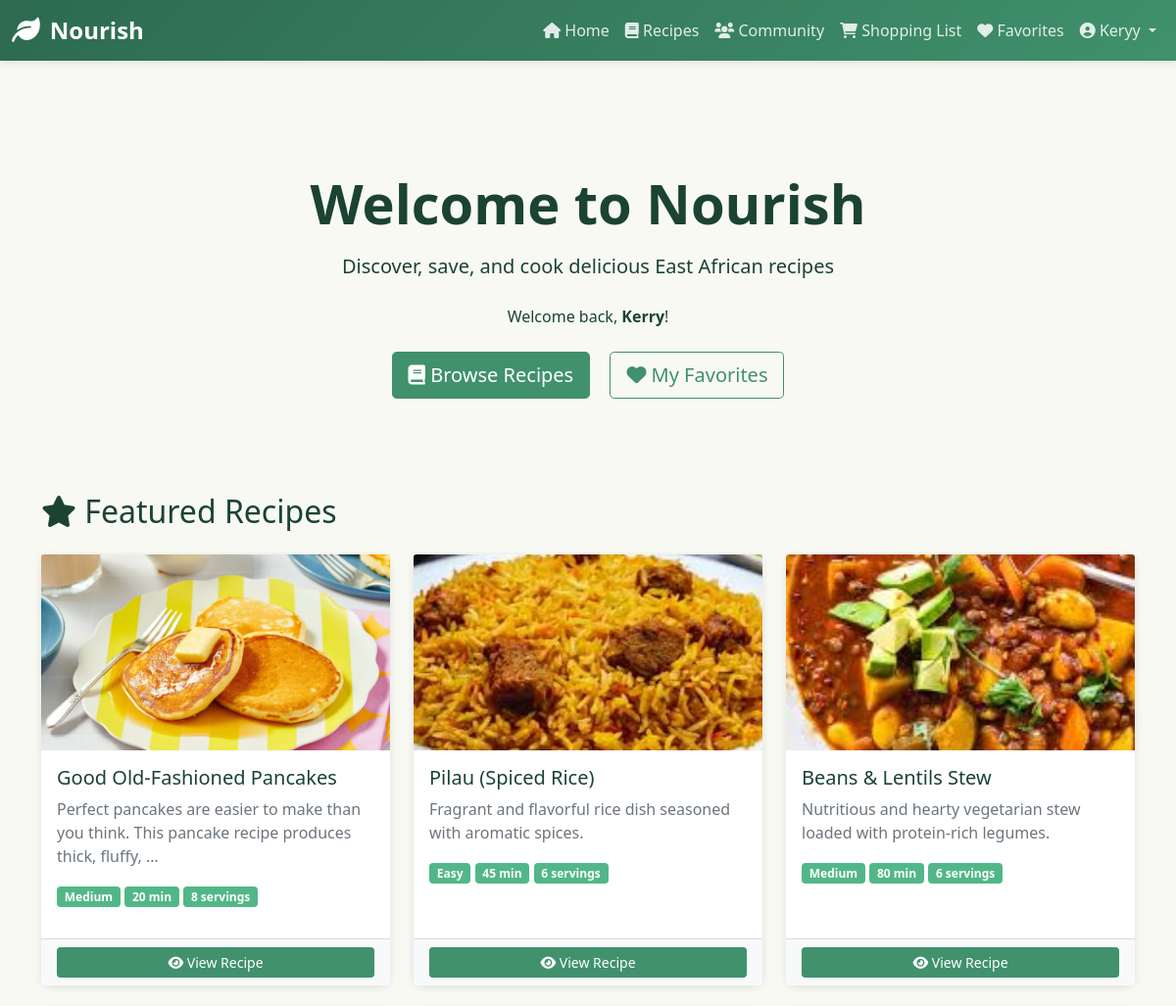
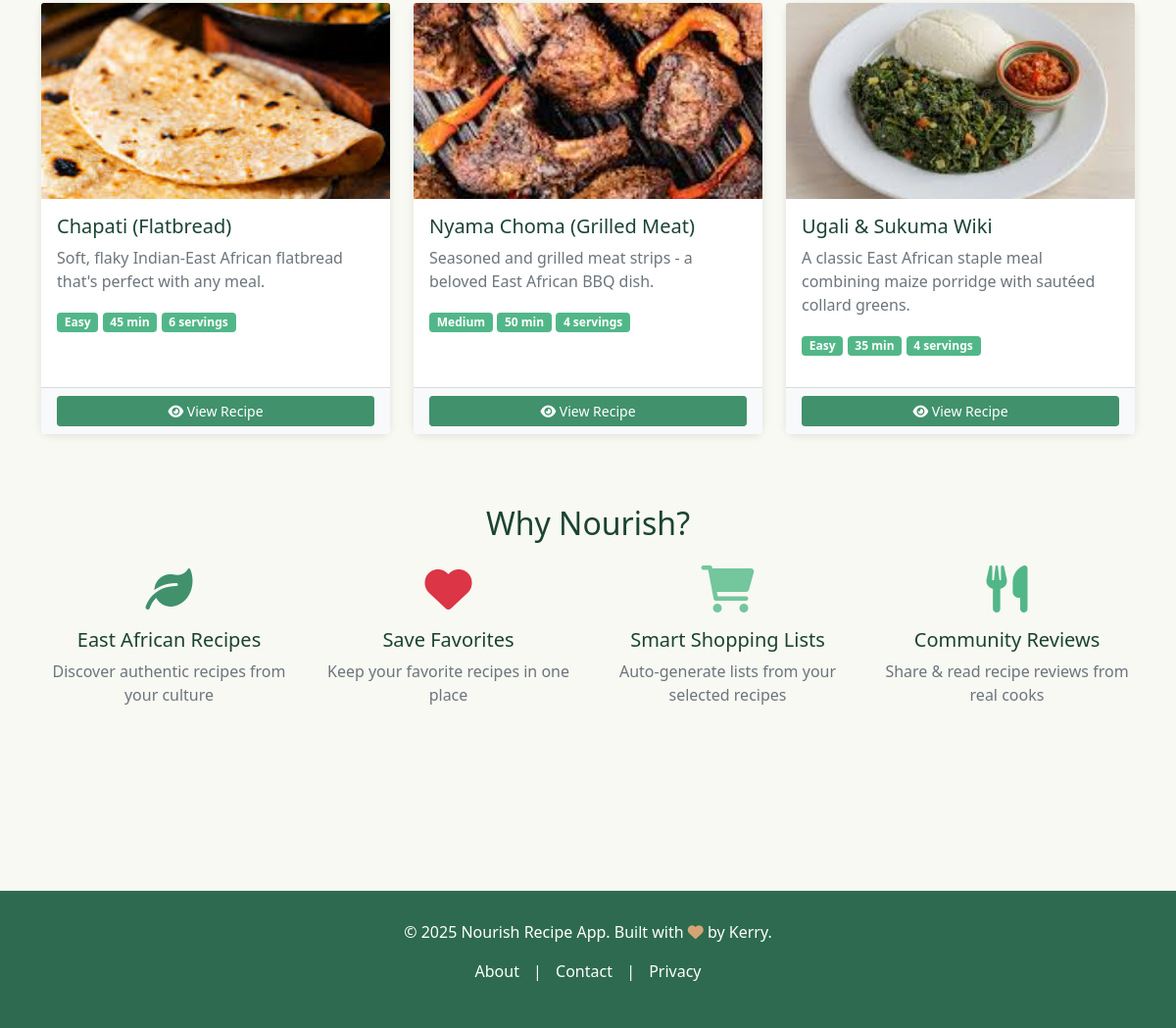
Screenshot of / (signed in) with the database file from the repository (2 pictures, top to bottom).
### ingredient/models.py (models this page shows, shortened)
class Recipe(models.Model):
  DIFFICULTY_CHOICES = [
      ('easy', 'Easy'),
      ('medium', 'Medium'),
      ('hard', 'Hard'),
  ]
  CATEGORY_CHOICES = [
      ('breakfast', 'Breakfast'),
      ('lunch', 'Lunch'),
      ('dinner', 'Dinner'),
      ('snack', 'Snack'),
      ('dessert', 'Dessert'),
      ('beverage', 'Beverage'),
      ('other', 'Other'),
  ]
  title = models.CharField(max_length=255)
  description = models.TextField(blank=True)
  prep_time = models.IntegerField(default=15, help_text="minutes")
  cook_time = models.IntegerField(default=30, help_text="minutes")
  servings = models.IntegerField(default=4)
  difficulty = models.CharField(max_length=50, choices=DIFFICULTY_CHOICES, default='medium')
  category = models.CharField(max_length=50, choices=CATEGORY_CHOICES, default='other')
  image = models.ImageField(upload_to='recipe_images/', blank=True, null=True)
  created_by = models.ForeignKey(User, on_delete=models.CASCADE, related_name='recipes', null=True, blank=True)
  created_at = models.DateTimeField(auto_now_add=True)
  updated_at = models.DateTimeField(auto_now=True)
  is_published = models.BooleanField(default=True)
  views_count = models.IntegerField(default=0)
  def average_rating(self):
    ratings = self.ratings.all()
    if ratings.count() == 0:
      return 0
    return sum([r.score for r in ratings]) / ratings.count()
  class Meta:
    ordering = ['-created_at']

### ingredient/views.py (the view)
# urls.py: path('', ingredient_views.home, name='home'),
def home(request):
  recipes = Recipe.objects.filter(is_published=True)[:12]
  return render(request, 'index.html', {'recipes': recipes})

### ingredient/templates/index.html (shortened to what this page needs)
{% extends 'base.html' %}
{% load static %}
{% block content %}
<section class="hero py-5 mb-5">
    <div class="text-center">
        <h1 class="display-4 fw-bold mb-3">Welcome to Nourish</h1>
        <p class="lead mb-4">Discover, save, and cook delicious East African recipes</p>
        {% if user.is_authenticated %}
        <p class="mb-4">Welcome back, <strong>{{ user.first_name|default:user.username }}</strong>!</p>
        <div>
            <a href="{% url 'recipes' %}" class="btn btn-primary btn-lg me-3">
                <i class="fas fa-book"></i> Browse Recipes
            </a>
            <a href="{% url 'my_favorites' %}" class="btn btn-outline-primary btn-lg">
                <i class="fas fa-heart"></i> My Favorites
            </a>
        </div>
        {% endif %}
    </div>
</section>
{% if recipes %}
<section class="featured-recipes mb-5">
    <h2 class="mb-4"><i class="fas fa-star"></i> Featured Recipes</h2>
    <div class="row">
        {% for recipe in recipes %}
        <div class="col-md-6 col-lg-4 mb-4">
            <div class="card h-100">
                {% if recipe.image %}
                {% if 'recipe_images/' in recipe.image.name %}
                <img src="{{ recipe.image.url }}" class="card-img-top" alt="{{ recipe.title }}"
                    style="height: 200px; object-fit: cover;">
                {% else %}
                <img src="{% static 'images/' %}{{ recipe.image }}" class="card-img-top" alt="{{ recipe.title }}"
                    style="height: 200px; object-fit: cover;">
                {% endif %}
                {% else %}
                <div class="card-img-top bg-light d-flex align-items-center justify-content-center"
                    style="height: 200px;">
                    <i class="fas fa-utensils fa-3x text-muted"></i>
                </div>
                {% endif %}
                <div class="card-body">
                    <h5 class="card-title">{{ recipe.title }}</h5>
                    <p class="card-text text-muted">{{ recipe.description|truncatewords:15 }}</p>
                    <div class="recipe-meta mb-3">
                        <span class="badge bg-success">{{ recipe.difficulty|title }}</span>
                        <span class="badge bg-success">{{ recipe.prep_time|add:recipe.cook_time }} min</span>
                        <span class="badge bg-success">{{ recipe.servings }} servings</span>
                    </div>
                </div>
                <div class="card-footer bg-light">
                    <a href="{% url 'recipe_detail' recipe.id %}" class="btn btn-sm btn-primary w-100">
                        <i class="fas fa-eye"></i> View Recipe
                    </a>
                </div>
            </div>
        </div>
        {% endfor %}
    </div>
</section>
{% endif %}
<section class="features mb-5">
    <h2 class="mb-4 text-center">Why Nourish?</h2>
    <div class="row">
        <div class="col-md-6 col-lg-3 mb-4">
            <div class="text-center">
                <i class="fas fa-leaf fa-3x mb-3" style="color: var(--secondary-green);"></i>
                <h5>East African Recipes</h5>
                <p class="text-muted">Discover authentic recipes from your culture</p>
            </div>
        </div>
        <div class="col-md-6 col-lg-3 mb-4">
            <div class="text-center">
                <i class="fas fa-heart fa-3x mb-3" style="color: #dc3545;"></i>
                <h5>Save Favorites</h5>
                <p class="text-muted">Keep your favorite recipes in one place</p>
            </div>
        </div>
        <div class="col-md-6 col-lg-3 mb-4">
            <div class="text-center">
                <i class="fas fa-shopping-cart fa-3x mb-3" style="color: var(--warning);"></i>
                <h5>Smart Shopping Lists</h5>
                <p class="text-muted">Auto-generate lists from your selected recipes</p>
            </div>
        </div>
        <div class="col-md-6 col-lg-3 mb-4">
            <div class="text-center">
                <i class="fas fa-utensils fa-3x mb-3" style="color: var(--light-green);"></i>
                <h5>Community Reviews</h5>
                <p class="text-muted">Share & read recipe reviews from real cooks</p>
            </div>
        </div>
    </div>
</section>
{% endblock %}

### ingredient/templates/base.html (shortened to what this page needs)
<!DOCTYPE html>
<html lang="en">
<head>
    <link href="https://cdn.jsdelivr.net/npm/bootstrap@5.1.3/dist/css/bootstrap.min.css" rel="stylesheet">
    <link rel="stylesheet" href="https://cdnjs.cloudflare.com/ajax/libs/font-awesome/6.0.0/css/all.min.css">
</head>
<body>
    <nav class="navbar navbar-expand-lg navbar-dark sticky-top">
        <div class="container-fluid">
            <a class="navbar-brand" href="{% url 'home' %}">
                <i class="fas fa-leaf"></i> Nourish
            </a>
            <div class="collapse navbar-collapse" id="navbarNav">
                <ul class="navbar-nav ms-auto">
                    <li class="nav-item">
                        <a class="nav-link" href="{% url 'home' %}"><i class="fas fa-home"></i> Home</a>
                    </li>
                    <li class="nav-item">
                        <a class="nav-link" href="{% url 'recipes' %}"><i class="fas fa-book"></i> Recipes</a>
                    </li>
                    <li class="nav-item">
                        <a class="nav-link" href="{% url 'community' %}"><i class="fas fa-users"></i> Community</a>
                    </li>
                    {% if user.is_authenticated %}
                    <li class="nav-item">
                        <a class="nav-link" href="{% url 'shopping_list' %}">
                            <i class="fas fa-shopping-cart"></i> Shopping List
                        </a>
                    </li>
                    <li class="nav-item">
                        <a class="nav-link" href="{% url 'my_favorites' %}">
                            <i class="fas fa-heart"></i> Favorites
                        </a>
                    </li>
                    <li class="nav-item dropdown">
                        <a class="nav-link dropdown-toggle" href="#" id="userMenu" role="button"
                            data-bs-toggle="dropdown">
                            <i class="fas fa-user-circle"></i> {{ user.username }}
                        </a>
                    </li>
                    {% endif %}
                </ul>
            </div>
        </div>
    </nav>
    <main class="container">
        {% block content %}{% endblock %}
    </main>
    <footer>
        <div class="container">
            <p>&copy; 2025 Nourish Recipe App. Built with <i class="fas fa-heart" style="color: #d4a574;"></i> by Kerry.
            </p>
            <p>
                <a href="#" style="color: white; text-decoration: none; margin: 0 10px;">About</a> |
                <a href="#" style="color: white; text-decoration: none; margin: 0 10px;">Contact</a> |
                <a href="#" style="color: white; text-decoration: none; margin: 0 10px;">Privacy</a>
            </p>
        </div>
    </footer>
</body>
</html>

### ingredient/templates/base.html (style rules this page uses)
:root { --primary-green: #2d6a4f; --secondary-green: #40916c; --light-green: #52b788; --lighter-green: #74c69d; --lightest-green: #95d5b2; --cream: #f8f9f3; --dark: #1b4332; --success: #52b788; --warning: #74c69d; }
body { font-family: 'Segoe UI', Tahoma, Geneva, Verdana, sans-serif; background-color: var(--cream); color: var(--dark); }
.navbar { background: linear-gradient(135deg, var(--primary-green) 0%, var(--secondary-green) 100%); box-shadow: 0 2px 8px rgba(0, 0, 0, 0.1); }
.navbar-brand { font-weight: 700; font-size: 1.5rem; color: white !important; display: flex; align-items: center; gap: 10px; }
.navbar-brand i { font-size: 1.8rem; }
.nav-link { color: rgba(255, 255, 255, 0.85) !important; font-weight: 500; transition: color 0.3s ease; }
.btn-primary { background-color: var(--secondary-green); border-color: var(--secondary-green); }
.btn-outline-primary { color: var(--secondary-green); border-color: var(--secondary-green); }
.badge.bg-success { background-color: var(--light-green) !important; }
.card { border: none; box-shadow: 0 2px 8px rgba(0, 0, 0, 0.1); transition: transform 0.3s ease, box-shadow 0.3s ease; border-radius: 10px; }
footer { background-color: var(--primary-green); color: white; margin-top: 60px; padding: 30px 0; text-align: center; }
main { min-height: calc(100vh - 200px); padding: 40px 0; }

### rows the page displays
Recipe: image (picture), title "Good Old-Fashioned Pancakes", description "Perfect pancakes are easier to make than you think. This pancake recipe produces thick, fluffy, …", difficulty "Medium", prep_time|add "20", servings "8"
Recipe: image (picture), title "Pilau (Spiced Rice)", description "Fragrant and flavorful rice dish seasoned with aromatic spices.", difficulty "Easy", prep_time|add "45", servings "6"
Recipe: image (picture), title "Beans & Lentils Stew", description "Nutritious and hearty vegetarian stew loaded with protein-rich legumes.", difficulty "Medium", prep_time|add "80", servings "6"
Recipe: image (picture), title "Chapati (Flatbread)", description "Soft, flaky Indian-East African flatbread that's perfect with any meal.", difficulty "Easy", prep_time|add "45", servings "6"
Recipe: image (picture), title "Nyama Choma (Grilled Meat)", description "Seasoned and grilled meat strips - a beloved East African BBQ dish.", difficulty "Medium", prep_time|add "50", servings "4"
Recipe: image (picture), title "Ugali & Sukuma Wiki", description "A classic East African staple meal combining maize porridge with sautéed collard greens.", difficulty "Easy", prep_time|add "35", servings "4"

### other values shown
{{ user.username }} "Keryy"
{{ user.first_name|default:user.username }} "Kerry"
